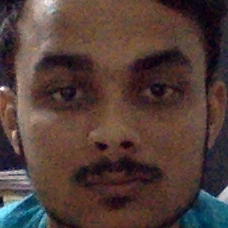
#> input picture images/Amit/image100.png, 228 x 228 px
$ python model.py
#> lines starting #> are read from the running program, lines starting #| are printed output that depends on the picture; after the words box and inside, x2 and y2 are one past the last pixel; in counts of white or black regions, pixels touching at a corner belong together
import numpy as np
import cv2
from os import listdir
from os.path import isfile, join

data_path='images/Amit/'
files=[f for f in listdir(data_path) if isfile(join(data_path,f))]

Training_data,labels=[],[]
for i, file in enumerate(files):
    image_path=data_path+files[i]
    images=cv2.imread(image_path,cv2.IMREAD_GRAYSCALE)
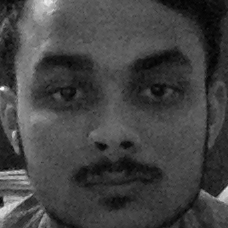
#> images: shape (228, 228); min 1, max 251, mean 67
    Training_data.append(np.asarray(images, dtype=np.uint8))
    labels.append(i)
#> pass 2 of the loop `for i, file in enumerate(files):`:
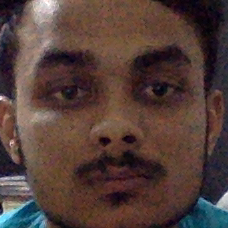
#> input picture images/Amit/image111.png, 228 x 228 px
#> `images=cv2.imread(image_path,cv2.IMREAD_GRAYSCALE)`:
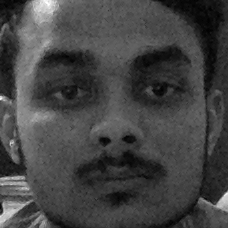
#> images: shape (228, 228); min 1, max 255, mean 68
#> pass 3 of the loop `for i, file in enumerate(files):`:
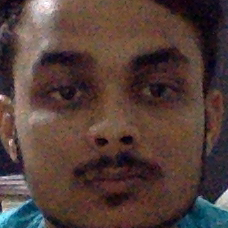
#> input picture images/Amit/image113.png, 228 x 228 px
#> `images=cv2.imread(image_path,cv2.IMREAD_GRAYSCALE)`:
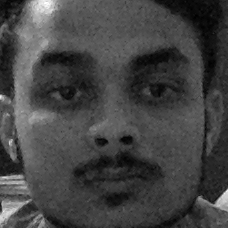
#> images: shape (228, 228); min 0, max 255, mean 67.9
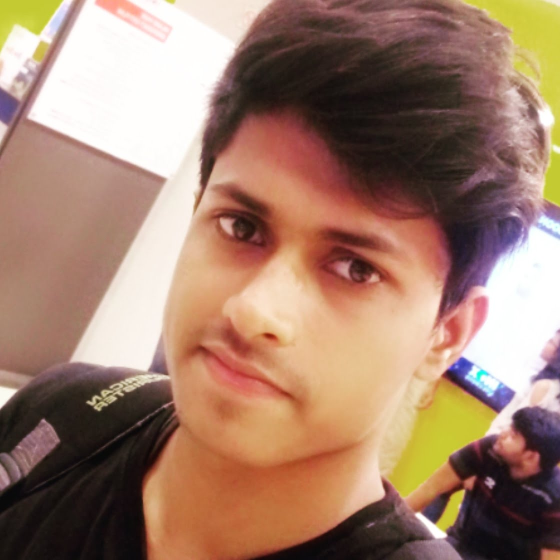
#> input picture DL/1.jpg, 1120 x 1120 px, given in place of the camera (shown at 1/2 size)
#> further down, frame is the input picture: shape (1120, 1120, 3); mean B, G, R 108.7, 127.8, 161.7

labels=np.asarray(labels,dtype=np.int32)
model=cv2.face.LBPHFaceRecognizer_create()
model.train(np.asarray(Training_data),np.asarray(labels))
print('Model Training Completed')

face_cascade = cv2.CascadeClassifier('data/haarcascade_frontalface_alt2.xml')

def face_detector(img, size=0.5):
#> called with size = 0.5
    gray=cv2.cvtColor(img,cv2.COLOR_BGR2GRAY)
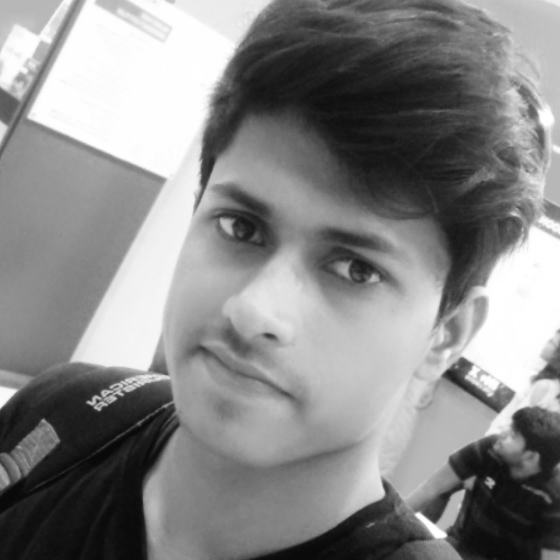
#> gray: shape (1120, 1120) (shown at 1/2 size); min 2, max 255, mean 135.8
    faces=face_cascade.detectMultiScale(gray,1.3,5)
#> faces = ()

    if faces is None:
        return img,[]
    roi=[]
    for (x,y,w,h) in faces:
        cv2.rectangle(img,(x,y),(x+w,y+h),(0,255,255),2)
        roi=img[y:y+h,x:x+w]
        roi=cv2.resize(roi,(200,200))
#> this loop made 0 passes

    return img, roi

cap=cv2.VideoCapture(0)
while True:
    ret,frame=cap.read()
    image,face=face_detector(frame)
#> face = []

    try:
        face=cv2.cvtColor(face,cv2.COLOR_BGR2GRAY)
        result=model.predict(face)

        if result[1]<500:
            confidence=100*(1-(result[1])//300)
            display_string=str(confidence)+'%'
        cv2.putText(image,display_string,(100,120),cv2.FONT_HERSHEY_COMPLEX,1,(250,120,255))

        if confidence > 75:
            cv2.putText(image,'Aryan',(250,450),cv2.FONT_HERSHEY_COMPLEX,1,(0,255,0))
            cv2.imshow('Face Cropper',image)
        else:
            cv2.putText(image,'locked',(250,450),cv2.FONT_HERSHEY_COMPLEX,1,(255,0,0))
            cv2.imshow('Face Cropper',image)
    except:
        cv2.putText(image,'Face Not Found',(250,450),cv2.FONT_HERSHEY_COMPLEX,1,(0,0,255))
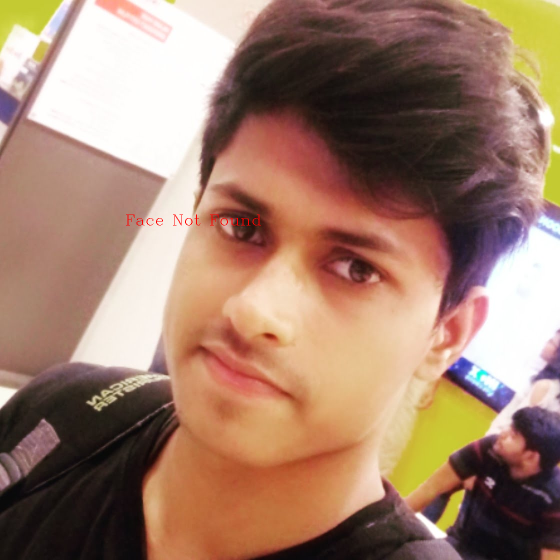
#> image: shape (1120, 1120, 3) (shown at 1/2 size); 0.07% of pixels changed, all inside (x1, y1, x2, y2) = (252, 429, 522, 451)
        #cv2.putText(image,'locked',(250,500),cv2.FONT_HERSHEY_COMPLEX,1,(255,0,0))
        cv2.imshow('Face Cropper',image)
        pass

    if cv2.waitKey(1)==13:
#> (key Esc is pressed here)
        break
cap.release()
cv2.destroyAllWindows()
